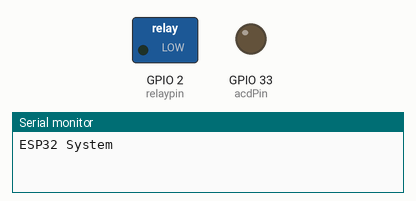
Recording of a sketch running on a simulated ESP32. Shown: switched loads named in the sketch (green lamp = pin HIGH), output pins drawn as LEDs (lit = HIGH), the last lines printed to the serial monitor. WiFi joins after 1.5 s; servers stay silent unless stated.

Above: at 0.1 s.
At 1.9 s:
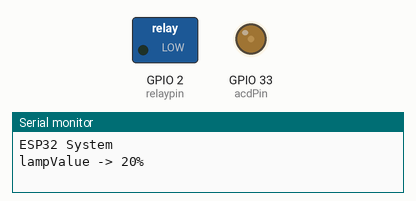
At 18.9 s:
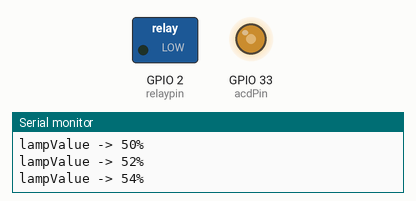
At 36.9 s:
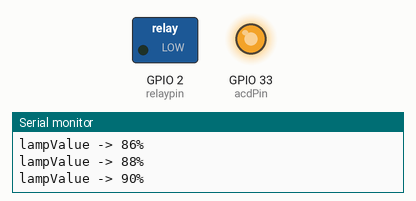
Timing chart, 0 to 40.0 s (numbered marks = the images above):
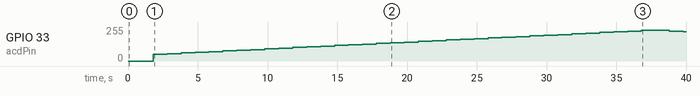

The sketch:

button_dimmer.ino
```cpp
// Blynk Credentials
#define BLYNK_TEMPLATE_ID "TMPL3T2tMsW39"
#define BLYNK_TEMPLATE_NAME "Aeroponics Sensors"
#define BLYNK_AUTH_TOKEN "gKFTG4U6X9SH9DTElFZB1t4fBX0YGA__"
#define BLYNK_PRINT Serial


// Libraries
#include <RBDdimmer.h>
#include <WiFi.h>
#include <BlynkSimpleEsp32.h>


char auth[] = BLYNK_AUTH_TOKEN;
char ssid[] = "Mr Samosa";  // WiFi name
char pass[] = "whoknows?";  // WiFi password

BlynkTimer timer;

// Dimmer Parameters
const int zeroCrossPin = 32;
const int acdPin = 33;
int MIN_POWER = 20;
int MAX_POWER = 90;
int POWER_STEP = 2;
int power = 0;

// Relay Pin
#define relaypin 2

// Objects
dimmerLamp acd(acdPin, zeroCrossPin);

void setup() {
    Serial.begin(115200);
    Serial.println(F("ESP32 System"));

    // Initialize AC Dimmer
    acd.begin(NORMAL_MODE, ON);

    // Initialize Relay
    pinMode(relaypin, OUTPUT);
    digitalWrite(relaypin, LOW);

    // Connect to Blynk
    Blynk.begin(auth, ssid, pass);
}

void loop() {
    Blynk.run();
    testDimmer();
}

void testDimmer() {
    // Sweep light power up
    for (power = MIN_POWER; power <= MAX_POWER; power += POWER_STEP) {
        acd.setPower(power);
        Serial.print("lampValue -> ");
        Serial.print(acd.getPower());
        Serial.println("%");
        delay(1000);
    }

    // Sweep light power down
    for (power = MAX_POWER; power >= MIN_POWER; power -= POWER_STEP) {
        acd.setPower(power);
        Serial.print("lampValue -> ");
        Serial.print(acd.getPower());
        Serial.println("%");
        delay(1000);
    }
}

BLYNK_WRITE(V6) { // Listen for changes on Virtual Pin V6
    int pinValue = param.asInt();
    if (pinValue == 1) {
        digitalWrite(relaypin, HIGH);
    } else {
        digitalWrite(relaypin, LOW);
    }
    Serial.print("V6 button value is: ");
    Serial.println(pinValue);
}
```

Measured:
- by itself, GPIO 33 (acdPin): rises from 0/255 to 229/255 in 35.0 s, then falls to 219/255 in 3.0 s
